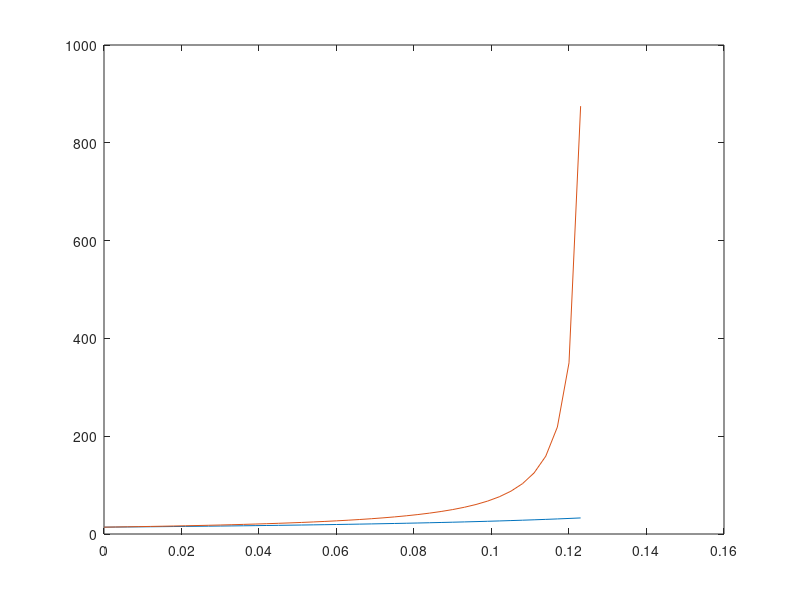

Reproduce this figure in MATLAB.
function test1
D=[8 4 2];
lambda=(0:0.003:1/max(D))
figure
%sum(D)./(1-lambda.*mean(D))
plot(lambda,sum(D)./(1-lambda.*mean(D)),lambda,sum(D)./(1-lambda.*max(D)))
%plot(lambda,sum(D)./)))(1-lambda.*max(D